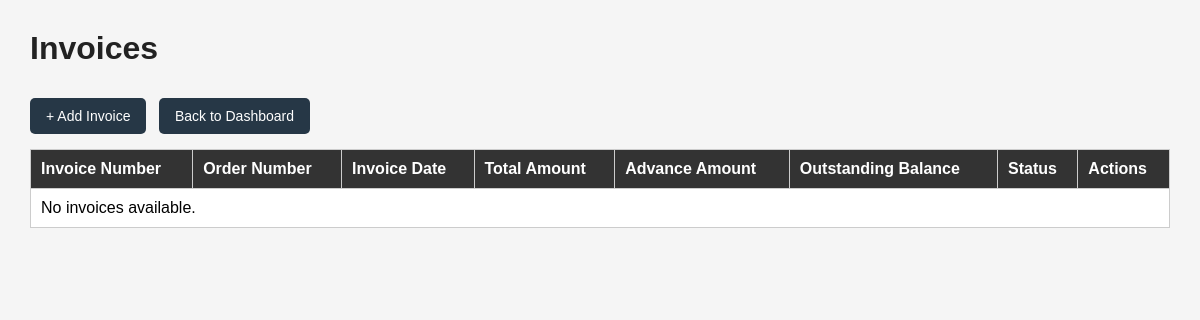
/api/invoices/ (signed in), run on an earlier commit of the app's database.
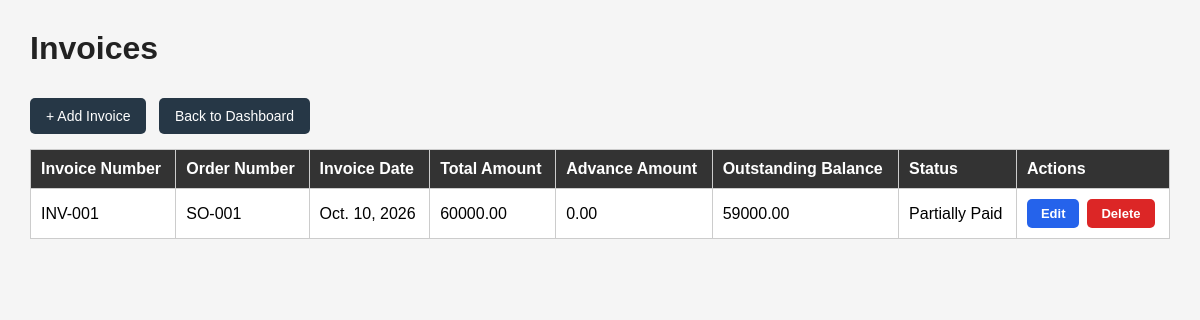
And on a later commit of the database.
### manufacturing/models.py (models this page shows, shortened)
class Invoice(models.Model):
    sales_order = models.ForeignKey(
        SalesOrder,
        on_delete=models.CASCADE
    )
    invoice_number = models.CharField(max_length=50, unique=True)
    invoice_date = models.DateField()
    total_amount = models.DecimalField(max_digits=12, decimal_places=2)
    advance_amount = models.DecimalField(
        max_digits=12,
        decimal_places=2,
        default=0
    )
    status = models.CharField(
        max_length=20,
        choices=[
            ('Unpaid', 'Unpaid'),
            ('Partially Paid', 'Partially Paid'),
            ('Paid', 'Paid'),
        ],
        default='Unpaid'
    )
    @property
    def outstanding_balance(self):
        total_payments = sum(
            self.payments.values_list('amount', flat=True),
            Decimal('0.00')
        )
        balance = self.total_amount - self.advance_amount - total_payments
        return max(balance, Decimal('0.00'))

class SalesOrder(models.Model):
    order_number = models.CharField(max_length=20, unique=True)
    customer = models.ForeignKey(
        Customer,
        on_delete=models.CASCADE
    )
    quotation = models.ForeignKey(
        Quotation,
        on_delete=models.SET_NULL,
        null=True,
        blank=True
    )
    order_date = models.DateField(auto_now_add=True)
    status = models.CharField(
        max_length=20,
        default='Pending'
    )
    total_amount = models.DecimalField(
        max_digits=10,
        decimal_places=2,
        default=0
    )

### manufacturing/views.py (the view)
# urls.py: path('invoices/', views.invoice_page, name='invoice_page'),
@login_required
def invoice_page(request):
    invoices = Invoice.objects.select_related('sales_order').all()
    return render(request, 'invoices.html', {
        'invoices': invoices
    })

### manufacturing/templates/invoices.html (shortened to what this page needs)
<!DOCTYPE html>
<html>
<head>
</head>
<body>
    <h1>Invoices</h1>
    <a href="{% url 'add_invoice' %}" class="button">+ Add Invoice</a>
<a href="{% url 'dashboard' %}" class="button">Back to Dashboard</a>
    <table>
        <tr>
            <th>Invoice Number</th>
            <th>Order Number</th>
            <th>Invoice Date</th>
            <th>Total Amount</th>
            <th>Advance Amount</th>
            <th>Outstanding Balance</th>
            <th>Status</th>
            <th>Actions</th>
        </tr>
        {% for invoice in invoices %}
        <tr>
            <td>{{ invoice.invoice_number }}</td>
            <td>{{ invoice.sales_order.order_number }}</td>
            <td>{{ invoice.invoice_date }}</td>
            <td>{{ invoice.total_amount }}</td>
            <td>{{ invoice.advance_amount }}</td>
            <td>{{ invoice.outstanding_balance }}</td>
            <td>{{ invoice.status }}</td>
<td>
    <div class="action-buttons">
        <a href="{% url 'edit_invoice' invoice.id %}"
           class="action-btn edit-btn">
            Edit
        </a>
        <form method="POST"
              action="{% url 'delete_invoice' invoice.id %}"
              onsubmit="return confirm('Are you sure you want to delete this invoice? Related payment data may also be affected.');"
              style="margin:0;">
            <button type="submit" class="action-btn delete-btn">
                Delete
            </button>
        </form>
    </div>
</td>
        </tr>
        {% empty %}
        <tr>
            <td colspan="8">No invoices available.</td>
        </tr>
        {% endfor %}
    </table>
</body>
</html>

What changed in the data, as far as the page shows it:
added Invoice: invoice_number "INV-001", sales_order.order_number "SO-001", invoice_date "Oct. 10, 2026", total_amount "60000.00", advance_amount "0.00", outstanding_balance "59000.00", status "Partially Paid"
Also different on the page:
text no longer shown: "No invoices available."
